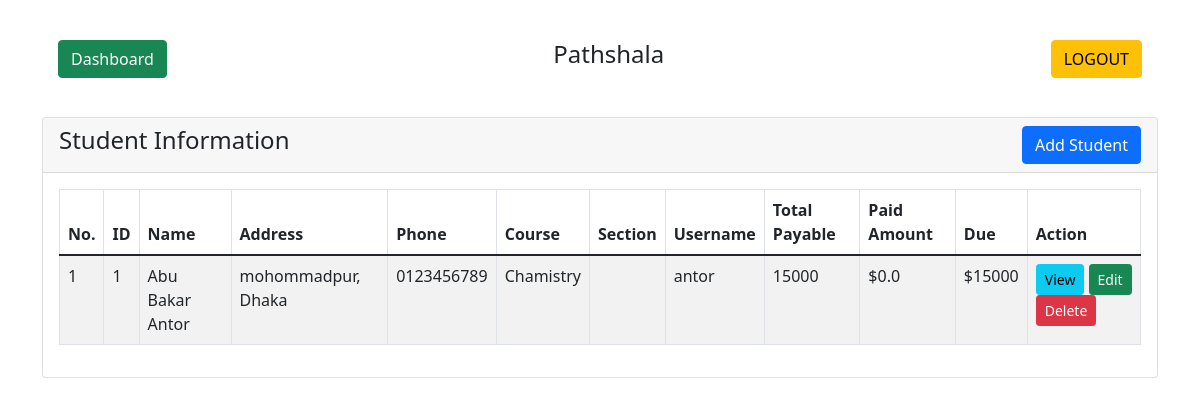
Before: /students.php (signed in) with the older database file.
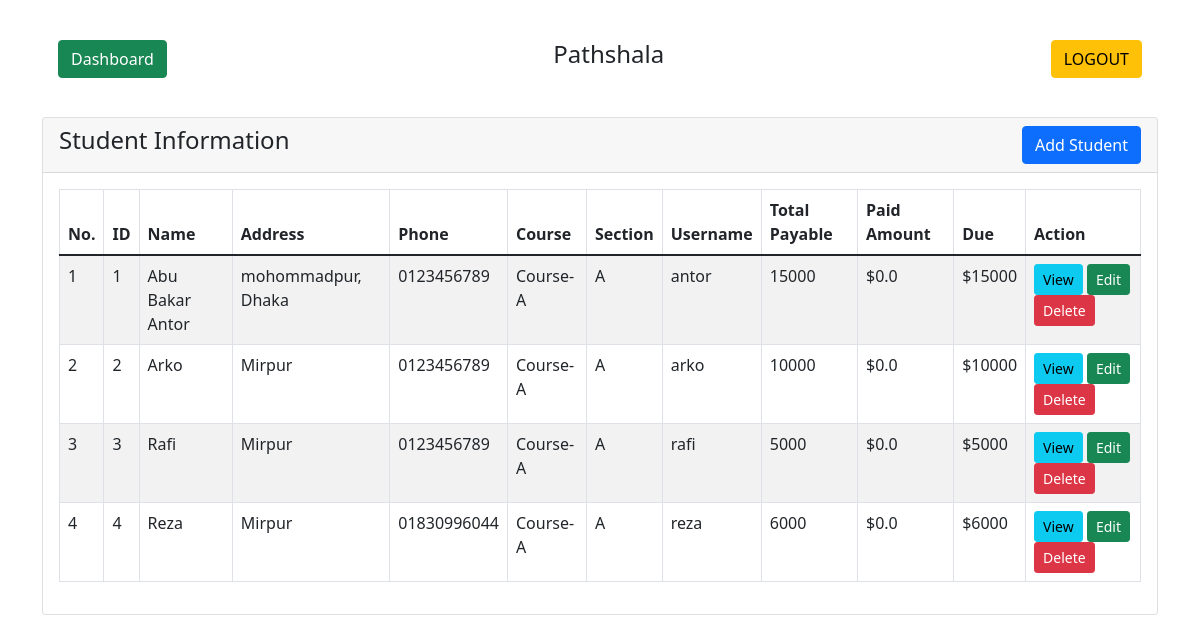
After: the same page with the newer database file.
### tables this page shows
CREATE TABLE `students` (
  `id` int(255) NOT NULL,
  `name` varchar(255) NOT NULL,
  `address` varchar(255) NOT NULL,
  `phone` varchar(255) NOT NULL,
  `course` varchar(255) NOT NULL,
  `section` varchar(255) NOT NULL,
  `total_payment` varchar(255) NOT NULL,
  `user_name` varchar(255) NOT NULL,
  `status` enum('1','0') NOT NULL DEFAULT '1',
  `date_time` datetime NOT NULL DEFAULT current_timestamp()
);

### students.php (the view, shortened to what this page needs)
<?php
  if (isset($_SESSION['user_id']) && isset($_SESSION['user_username'])) {
?>
<!doctype html>
<html lang="en">
  <head>
    <link href="https://cdn.jsdelivr.net/npm/bootstrap@5.1.3/dist/css/bootstrap.min.css" rel="stylesheet">
    <link rel="stylesheet" href="//cdn.jsdelivr.net/npm/alertifyjs@1.13.1/build/css/alertify.min.css"/>
</head>
<body>
<div class="container mt-4">
    <div class="row">
        <div class="col-md-12">
		<div class="card-body">
                    <h4 class="text-center">Pathshala
                        <a href="index.php" class="btn btn-success float-start mr">Dashboard</a>
						<a href="logout.php" class="btn btn-warning float-end">LOGOUT</a>
                    </h4>
                </div>
				<br />
            <div class="card">
                <div class="card-header">
                    <h4>Student Information
                        <button type="button" class="btn btn-primary float-end" data-bs-toggle="modal" data-bs-target="#studentAddModal">
                            Add Student
                        </button>
                    </h4>
                </div>
                <div class="card-body">
                    <table id="myTable" class="table table-bordered table-striped">
                        <thead>
                            <tr>
                                <th>No.</th>
                                <th>ID</th>
                                <th>Name</th>
                                <th>Address</th>
                                <th>Phone</th>
                                <th>Course</th>
                                <th>Section</th>
								<th>Username</th>
                                <th>Total Payable</th>
                                <th>Paid Amount</th>
								<th>Due</th>
                                <th>Action</th>
                            </tr>
                        </thead>
                        <tbody>
                            <?php
                            require 'db/dbcon.php';
                            $query = "SELECT * FROM students";
                            $query_run = mysqli_query($con, $query);
                            if(mysqli_num_rows($query_run) > 0)
                            {
                                $i = 1;
                                foreach($query_run as $student)
                                {
                                    ?>
                                    <tr>
                                        <td><?= $i ?></td>
                                        <td><?= $student['id'] ?></td>
                                        <td><?= $student['name'] ?></td>
                                        <td><?= $student['address'] ?></td>
                                        <td><?= $student['phone'] ?></td>
                                        <td><?= $student['course'] ?></td>
                                        <td><?= $student['section'] ?></td>
										<td><?= $student['user_name'] ?></td>
                                        <td><?= $student['total_payment'] ?></td>
                                        <td>
                                        <?php
                                        $sid =  $student['id'] ;
										$query = "SELECT SUM(amount) FROM payment
                                        where s_id =  $sid";
										$query_run = mysqli_query($con, $query);
										while($amount = mysqli_fetch_array($query_run))
										{
                                            if($amount['SUM(amount)'] <= 0)
                                            {
                                                echo "$0.0";
                                            }
                                            else
                                            {
                                                echo '$'.$amount['SUM(amount)'];
                                            }
										}
									    ?>
                                        </td>
                                        <td>
                                        <?php
                                        $sid =  $student['id'] ;
										$query = "SELECT SUM(total_payment) FROM students
                                        where id =  $sid";
										$query_run = mysqli_query($con, $query);
										while($total_payment = mysqli_fetch_array($query_run))
										{
                                         $calculate = $total_payment['SUM(total_payment)'];
                                         $query = "SELECT SUM(amount) FROM payment
                                         where s_id =  $sid";
                                         $query_run = mysqli_query($con, $query);
                                         while($amount = mysqli_fetch_array($query_run))
                                         {
                                          $payable = $amount['SUM(amount)'];
                                          $totalsum = $calculate - $payable;
										  if($totalsum >0) {
											  echo '$'.$totalsum;
										  }else{
											  echo '$'.$totalsum.' B';
										  }
                                         }
										}
									    ?>
                                        </td>
                                        <td>
                                            <button type="button" value="<?=$student['id'];?>" class="viewStudentBtn btn btn-info btn-sm">View</button>
                                            <button type="button" value="<?=$student['id'];?>" class="editStudentBtn btn btn-success btn-sm">Edit</button>
                                            <button type="button" value="<?=$student['id'];?>" class="deleteStudentBtn btn btn-danger btn-sm">Delete</button>
                                        </td>
                                    </tr>
                                    <?php
                                    $i++;
                                }
                            }
                            ?>
                        </tbody>
                    </table>
                </div>
            </div>
        </div>
    </div>
</div>
</body>
</html>
<?php
}else {
   header("Location: login.php");
}
 ?>

Changed rows visible on the page:
changed students "Abu Bakar Antor": course "Chamistry" → "Course-A"; section (not shown) → "A"
added students: id "2", name "Arko", address "Mirpur", phone "0123456789", course "Course-A", section "A", user_name "arko", total_payment "10000", totalsum "10000"
added students: id "3", name "Rafi", address "Mirpur", phone "0123456789", course "Course-A", section "A", user_name "rafi", total_payment "5000", totalsum "5000"
added students: id "4", name "Reza", address "Mirpur", phone "01830996044", course "Course-A", section "A", user_name "reza", total_payment "6000", totalsum "6000"
